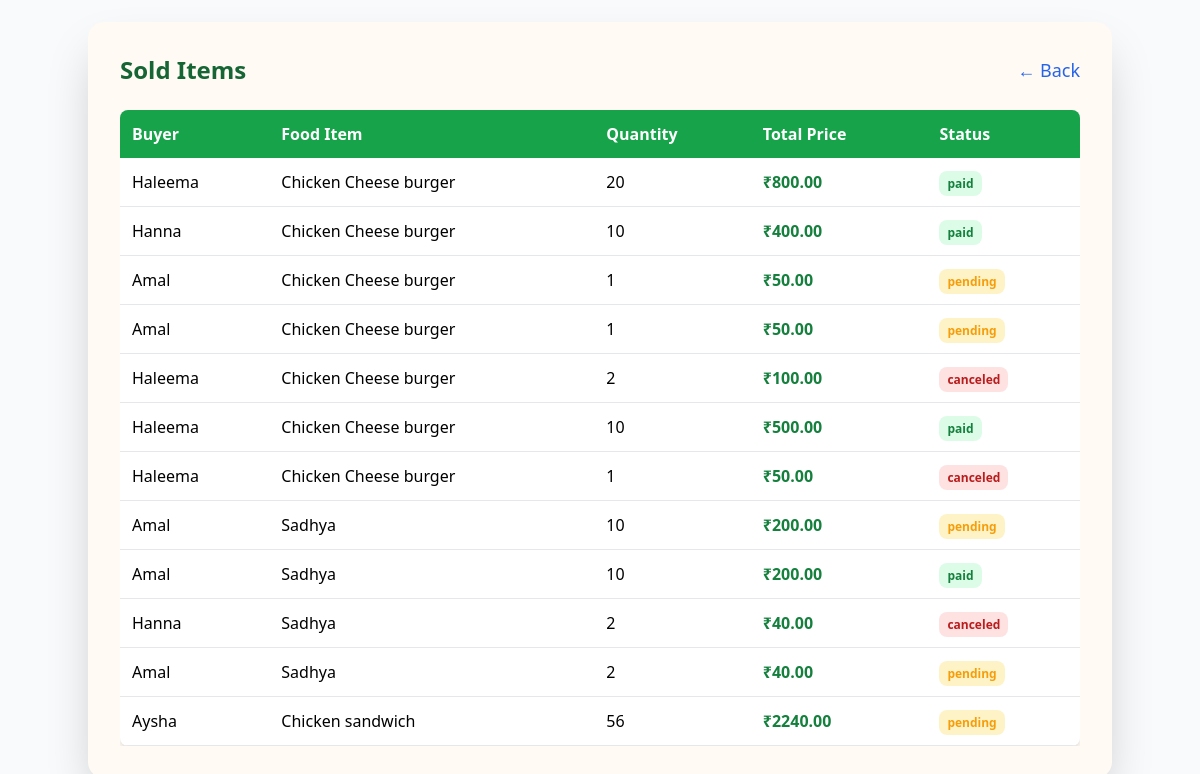
The app's page /food/sales/ (signed in) with its own data.
### order/models.py (models this page shows, shortened)
class OrderDetail(models.Model):
    PAYMENT_METHODS = [
        ('UPI', 'UPI Payment'),
        ('Card', 'Credit/Debit Card'),
        ('COP', 'Cash on Pickup'),
    ]
    user = models.ForeignKey(settings.AUTH_USER_MODEL, on_delete=models.CASCADE)
    food_item = models.ForeignKey(FoodItem, on_delete=models.CASCADE)
    quantity = models.PositiveIntegerField()
    price_per_item = models.DecimalField(max_digits=10, decimal_places=2)
    total_price = models.DecimalField(max_digits=10, decimal_places=2)
    payment_method = models.CharField(max_length=10, choices=PAYMENT_METHODS)
    payment_status = models.BooleanField(default=False)
    order_status = models.CharField(max_length=10, choices=ORDER_STATUS, default="pending")
    upi_id = models.CharField(max_length=50, blank=True, null=True)
    card_number = models.CharField(max_length=16, blank=True, null=True)
    transaction_date = models.DateTimeField(auto_now_add=True)

### users/models.py (models this page shows, shortened)
class CustomUser(AbstractUser):
    ROLE_CHOICES = (
        ('seller', 'Seller'),
        ('buyer', 'Buyer'),
    )
    role = models.CharField(max_length=10, choices=ROLE_CHOICES)
    phone_no = models.CharField(max_length=15)

### food/models.py (models this page shows, shortened)
class FoodItem(models.Model):
    seller = models.ForeignKey(settings.AUTH_USER_MODEL, on_delete=models.CASCADE)
    Item_name = models.CharField(max_length=255)
    quantity = models.IntegerField()
    price = models.DecimalField(max_digits=6, decimal_places=2)
    location = models.CharField(max_length=250)
    photo = models.ImageField(upload_to='uploads/', blank=True, null=True)
    created_at = models.DateTimeField(auto_now_add=True)

### food/views.py (the view)
# urls.py: path('sales/', sales, name='sales'),
@login_required
@user_passes_test(is_seller)
def sales(request):
    sales = OrderDetail.objects.filter(food_item__seller=request.user)
    return render(request, 'food/sales.html', {'sales': sales})

### food/views.py (called while the page is built)
def is_seller(user):
    return user.is_authenticated and user.role == 'seller'

### food/templates/food/sales.html
{% extends "base.html" %}
{% load static %}
{% block content %}
<div class="flex justify-center items-center min-h-screen bg-gray-50 px-4">
    <div class="bg-[#FFFAF4] p-8 rounded-2xl shadow-2xl w-full max-w-5xl">
        <div class="flex justify-between items-center mb-6">
            <h2 class="text-2xl font-bold text-green-800">Sold Items</h2>
            <a href="{% url 'food:food_list' %}"
            class="text-blue-600 hover:text-blue-800 hover:underline transition text-lg">
            ← Back
            </a>
        </div>
        <div class="overflow-x-auto">
            <table class="w-full border-collapse bg-white shadow-md rounded-lg overflow-hidden">
                <thead class="bg-green-600 text-white">
                    <tr>
                        <th class="p-3 text-left">Buyer</th>
                        <th class="p-3 text-left">Food Item</th>
                        <th class="p-3 text-left">Quantity</th>
                        <th class="p-3 text-left">Total Price</th>
                        <th class="p-3 text-left">Status</th>
                    </tr>
                </thead>
                <tbody>
                    {% for sale in sales %}
                    <tr class="border-b hover:bg-gray-100 transition">
                        <td class="p-3">{{ sale.user.username }}</td>
                        <td class="p-3">{{ sale.food_item.Item_name }}</td>
                        <td class="p-3">{{ sale.quantity }}</td>
                        <td class="p-3 font-semibold text-green-700">₹{{ sale.total_price }}</td>
                        <td class="p-3">
                            <span class="px-2 py-1 rounded-lg text-xs font-semibold
                                {% if sale.order_status == 'paid' %}bg-green-100 text-green-700
                                {% elif sale.order_status == 'pending' %}bg-amber-100 text-amber-500
                                {% else %}bg-red-100 text-red-700{% endif %}">
                                {{ sale.order_status }}
                            </span>
                        </td>
                    </tr>
                    {% empty %}
                    <tr>
                        <td colspan="5" class="p-4 text-center text-gray-600">No sales yet.</td>
                    </tr>
                    {% endfor %}
                </tbody>
            </table>
        </div>
    </div>
</div>
{% endblock content %}

### records on screen
OrderDetail: user.username "Haleema", food_item.Item_name "Chicken Cheese burger", quantity "20", total_price "800.00", order_status "paid"
OrderDetail: user.username "Hanna", food_item.Item_name "Chicken Cheese burger", quantity "10", total_price "400.00", order_status "paid"
OrderDetail: user.username "Amal", food_item.Item_name "Chicken Cheese burger", quantity "1", total_price "50.00", order_status "pending"
OrderDetail: user.username "Amal", food_item.Item_name "Chicken Cheese burger", quantity "1", total_price "50.00", order_status "pending"
OrderDetail: user.username "Haleema", food_item.Item_name "Chicken Cheese burger", quantity "2", total_price "100.00", order_status "canceled"
OrderDetail: user.username "Haleema", food_item.Item_name "Chicken Cheese burger", quantity "10", total_price "500.00", order_status "paid"
OrderDetail: user.username "Haleema", food_item.Item_name "Chicken Cheese burger", quantity "1", total_price "50.00", order_status "canceled"
OrderDetail: user.username "Amal", food_item.Item_name "Sadhya", quantity "10", total_price "200.00", order_status "pending"
OrderDetail: user.username "Amal", food_item.Item_name "Sadhya", quantity "10", total_price "200.00", order_status "paid"
OrderDetail: user.username "Hanna", food_item.Item_name "Sadhya", quantity "2", total_price "40.00", order_status "canceled"
OrderDetail: user.username "Amal", food_item.Item_name "Sadhya", quantity "2", total_price "40.00", order_status "pending"
OrderDetail: user.username "Aysha", food_item.Item_name "Chicken sandwich", quantity "56", total_price "2240.00", order_status "pending"
